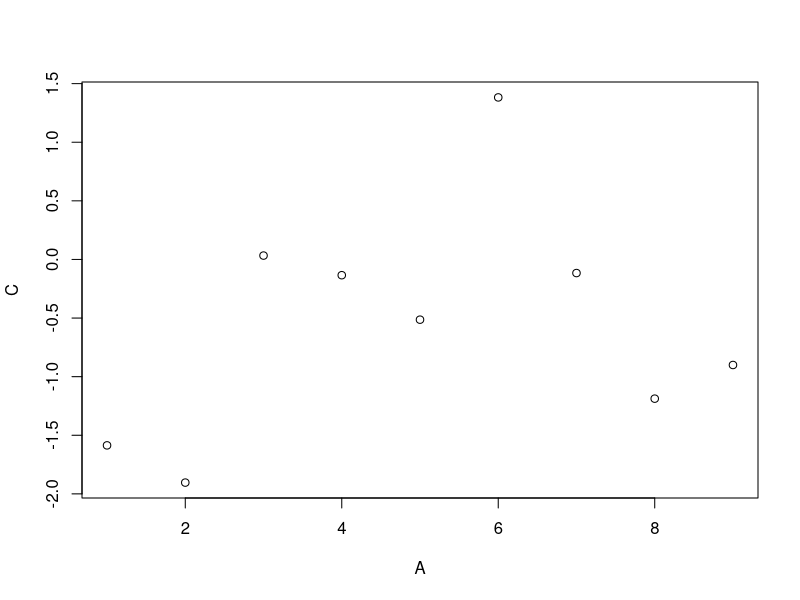

Source code (R):
# Pacote data.table

install.packages('data.table')
library(data.table)

# Criando 2 vetores
vec1 <- c(1,2,3,4)
vec2 <- c('vermelho','verde','marrom','laranja')

# Criando um data.table
?data.table
dt1 <- data.table(vec1,vec2)
dt1
class(dt1)

# Slicing do data.table
dt2 <- data.table(A = 1:9, B = c('Z','W','Q'), C = rnorm(9), D = T)
dt2
dt2[3:5, ]
dt2[ , .(B, C)]

# Aplicando uma função ao data.table
dt2[ , .(Total = sum(A), Mean = mean(C))]
dt2[ , plot(A,C)]
dt2[ , .(mysum = sum(A)), by = .(Grp = A%%2)]

# Definindo valores por grupos
dt3 <- data.table(B = c("a", "b", "c", "d", "e", "a", "b", "c", "d", "e"), 
                  val = as.integer(c(6:10, 1:5)))
dt3

# Operações com data.tables
dt4 <- data.table(A = rep(letters[2:1], each = 4L), 
                  B = rep(1:4, each = 2L), 
                  C = sample(8))

dt4
new_dt4 <- dt4[, sum(C), by = A]
new_dt4
class(new_dt4)
new_dt4[order(A)]

new_dt4 <- dt4[, sum(B), by = A][order(A)]
new_dt4

# Iris
dt5 <- as.data.table(iris)
dt5
dt5[, .(Sepal.Length = median(Sepal.Length),
        Sepal.Width = median(Sepal.Width),
        Petal.Length = median(Petal.Length),
        Petal.Width = median(Petal.Width)),
    by = Species]

# O parâmetro .SD significa Subset Data e um subset é criado considerando a coluna Species e depois 
# é calculada a mediana. O resultado deve ser igual ao comando anterior. 
# O .SD faz parte da notação do pacote data.table.
dt5[, lapply(.SD, median), by = Species]